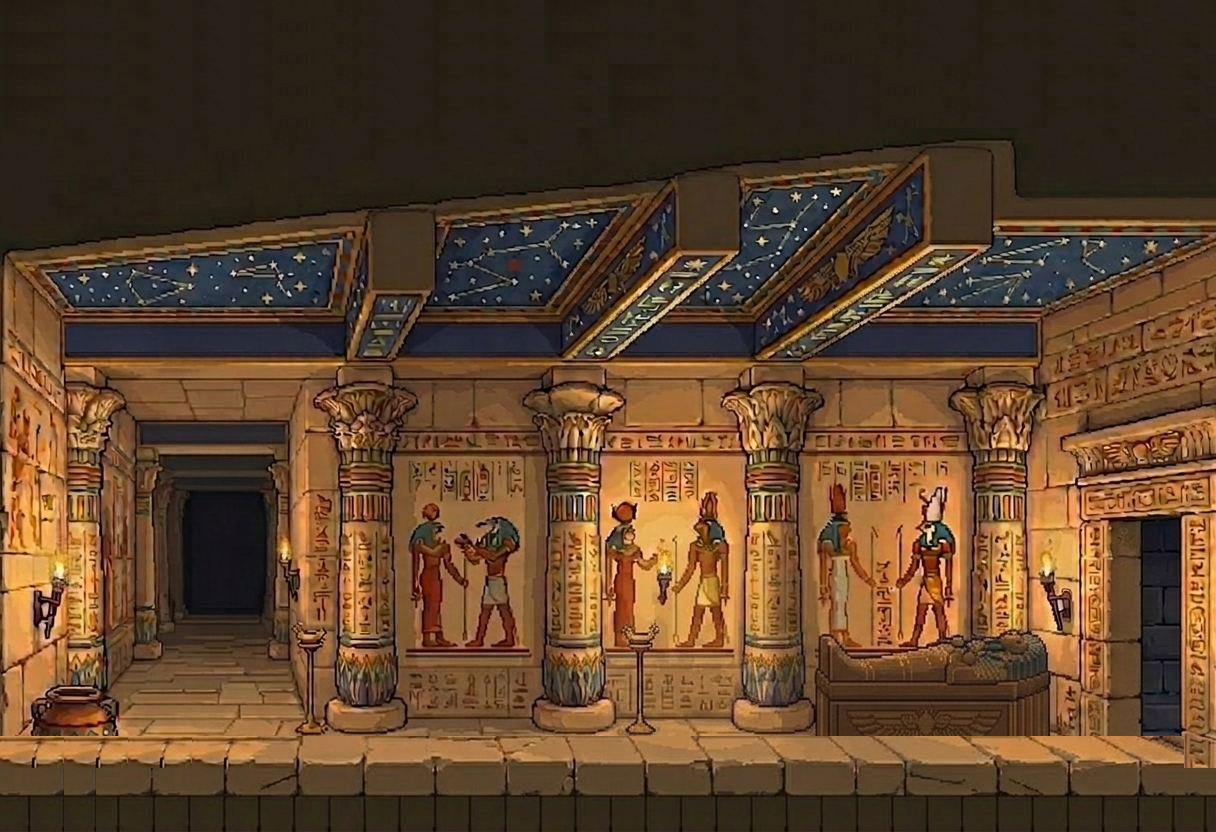

A level layout from a 2D game, rendered from its tile map. Below: a short description, then the map file with its tile-grid data intact:
An orthogonal 38x26 tile map with 32x32 px tiles, 1 tile layer (Livello tile 1) and 4 objects (3x solid, finish).

<map version="1.10" tiledversion="1.11.2" orientation="orthogonal" renderorder="right-down" width="38" height="26" tilewidth="32" tileheight="32" infinite="0" nextlayerid="4" nextobjectid="5">
 <properties>
  <property name="dimensionePersonaggio" type="float" value="96" />
 </properties>
 <tileset firstgid="1" source="StanzaIngressoPassato.tsx" />
 <layer id="1" name="Livello tile 1" width="38" height="26">
  <data encoding="csv">
1,2,3,4,5,6,7,8,9,10,11,12,13,14,15,16,17,1,2,3,4,5,6,7,8,9,10,11,12,13,14,15,16,17,18,19,17,18,
1,2,3,4,5,6,7,8,9,10,11,12,13,14,15,16,17,1,2,3,4,5,6,7,8,9,10,11,12,13,14,15,16,17,18,19,18,19,
1,2,3,4,5,6,7,8,9,10,11,12,13,14,15,16,17,18,19,1,2,3,4,5,6,7,8,9,10,11,12,13,14,15,16,17,18,19,
1,2,3,4,5,6,7,8,9,10,11,12,13,14,15,16,17,18,19,1,2,3,4,5,6,7,8,9,10,11,12,13,14,15,16,17,18,19,
3,4,5,6,7,8,9,10,11,12,13,14,15,16,17,18,19,20,21,22,23,24,25,26,27,28,29,30,31,32,33,34,35,36,37,38,39,40,
46,47,48,49,50,51,52,53,54,55,56,57,58,59,60,61,62,63,64,65,66,67,68,69,70,71,72,73,74,75,76,77,78,79,80,81,82,83,
89,90,91,92,93,94,95,96,97,98,99,100,101,102,103,104,105,106,107,108,109,110,111,112,113,114,115,116,117,118,119,120,121,122,123,124,125,126,
132,133,134,135,136,137,138,139,140,141,142,143,144,145,146,147,148,149,150,151,152,153,154,155,156,157,158,159,160,161,162,163,164,165,166,167,168,169,
175,176,177,178,179,180,181,182,183,184,185,186,187,188,189,190,191,192,193,194,195,196,197,198,199,200,201,202,203,204,205,206,207,208,209,210,211,212,
218,219,220,221,222,223,224,225,226,227,228,229,230,231,232,233,234,235,236,237,238,239,240,241,242,243,244,245,246,247,248,249,250,251,252,253,254,255,
261,262,263,264,265,266,267,268,269,270,271,272,273,274,275,276,277,278,279,280,281,282,283,284,285,286,287,288,289,290,291,292,293,294,295,296,297,298,
304,305,306,307,308,309,310,311,312,313,314,315,316,317,318,319,320,321,322,323,324,325,326,327,328,329,330,331,332,333,334,335,336,337,338,339,340,341,
347,348,349,350,351,352,353,354,355,356,357,358,359,360,361,362,363,364,365,366,367,368,369,370,371,372,373,374,375,376,377,378,379,380,381,382,383,384,
390,391,392,393,394,395,396,397,398,399,400,401,402,403,404,405,406,407,408,409,410,411,412,413,414,415,416,417,418,419,420,421,422,423,424,425,426,427,
433,434,435,436,437,438,439,440,441,442,443,444,445,446,447,448,449,450,451,452,453,454,455,456,457,458,459,460,461,462,463,464,465,466,467,468,469,470,
476,477,478,479,480,481,482,483,484,485,486,487,488,489,490,491,492,493,494,495,496,497,498,499,500,501,502,503,504,505,506,507,508,509,510,511,512,513,
519,520,521,522,523,524,525,526,527,528,529,530,531,532,533,534,535,536,537,538,539,540,541,542,543,544,545,546,547,548,549,550,551,552,553,554,555,556,
562,563,564,565,566,567,568,569,570,571,572,573,574,575,576,577,578,579,580,581,582,583,584,585,586,587,588,589,590,591,592,593,594,595,596,597,598,599,
605,606,607,608,609,610,611,612,613,614,615,616,617,618,619,620,621,622,623,624,625,626,627,628,629,630,631,632,633,634,635,636,637,638,639,640,641,642,
648,649,650,651,652,653,654,655,656,657,658,659,660,661,662,663,664,665,666,667,668,669,670,671,672,673,674,675,676,677,678,679,680,681,682,683,684,685,
691,692,693,694,695,696,697,698,699,700,701,702,703,704,705,706,707,708,709,710,711,712,713,714,715,716,717,718,719,720,721,722,723,724,725,726,727,728,
734,735,736,737,738,739,740,741,742,743,744,745,746,747,748,749,750,751,752,753,754,755,756,757,758,759,760,761,762,763,764,765,766,767,768,769,770,771,
777,778,779,780,781,782,783,784,785,786,787,788,789,790,791,792,793,794,795,796,797,798,799,800,801,802,803,804,805,806,807,808,809,810,811,812,813,814,
914,915,914,915,914,915,914,915,916,917,918,919,920,921,922,923,924,925,926,927,928,929,930,931,932,933,934,935,936,937,938,939,940,941,942,943,944,857,
956,957,957,954,955,956,957,958,959,960,961,962,963,964,965,966,967,968,969,970,971,972,973,974,975,976,977,978,979,980,981,982,983,984,985,986,987,987,
999,1000,1000,997,998,999,1000,1001,1002,1003,1004,1005,1006,1007,1008,1009,1010,1011,1012,1013,1014,1015,1016,1017,1018,1019,1020,1021,1022,1023,1024,1025,1026,1027,1028,1029,1030,1030
</data>
 </layer>
 <objectgroup id="2" name="pavimento">
  <object id="1" name="solid" x="0" y="763.625" width="1216" height="68.4295" />
  <object id="4" name="finish" x="1140" y="519" width="40" height="222" />
 </objectgroup>
 <objectgroup id="3" name="bordi">
  <object id="2" name="solid" x="1181.5" y="0" width="34.5" height="763.25" />
  <object id="3" name="solid" x="0.015625" y="0" width="8.79688" height="763.625" />
 </objectgroup>
</map>
